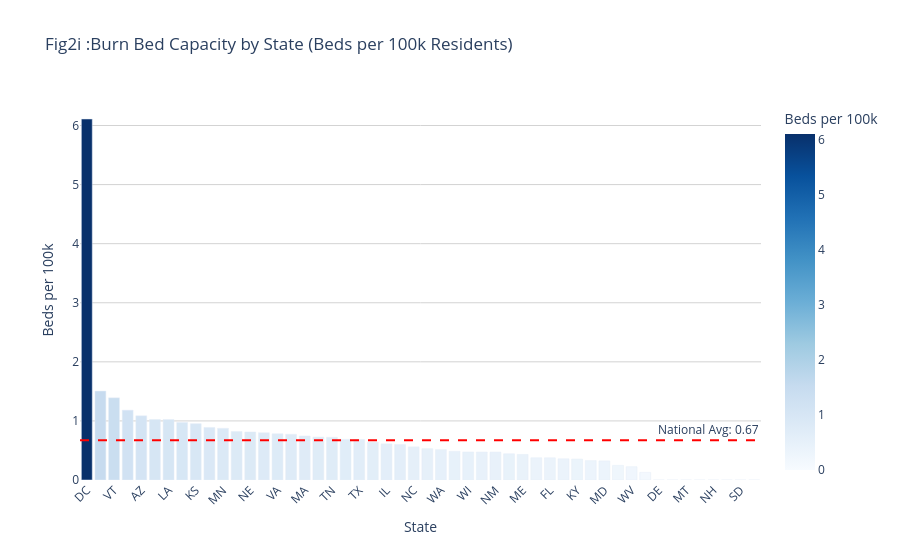

Here is the notebook cell this chart was saved with:
### Markdown cell above
Interactive fig 2

### Code cell
# Sort the dataframe for sequential plotting
state_df_sorted = state_df.sort_values('beds_per_100k', ascending=False)
national_avg = state_df['beds_per_100k'].mean()

# Create interactive bar chart
fig2i = px.bar(
    state_df_sorted,
    x='STATE',
    y='beds_per_100k',
    color='beds_per_100k',
    color_continuous_scale='Blues',
    title=' Fig2i :Burn Bed Capacity by State (Beds per 100k Residents)',
    labels={
        'beds_per_100k': 'Beds per 100k',
        'STATE': 'State',
        'total_burn_beds': 'Total Burn Beds',
        'pop_M': 'Population (Millions)'
    },
    hover_data={
        'STATE': False,
        'total_burn_beds': True,
        'pop_M': True,
        'beds_per_100k': True
    }
)

# Add national average threshold line
fig2i.add_hline(
    y=national_avg,
    line_dash="dash",
    line_color="red",
    annotation_text=f"National Avg: {national_avg:.2f}",
    annotation_position="top right"
)

# Optimize layout for readability
fig2i.update_layout(
    xaxis_tickangle=-45,
    plot_bgcolor='rgba(0,0,0,0)',
    yaxis=dict(gridcolor='lightgrey')
)

fig2i.show()
fig2i.write_html("Figure_2i.html")

### Figure 1 — Plotly figure (JSON) as saved in the notebook; plotly's stock layout.template omitted (floating-point values rounded to 4 significant figures)
{"data": [{"customdata": [[41.0, 0.671], [93.0, 6.178], [9.0, 0.647], [129.0, 10.91], [80.0, 7.359], [52.0, 5.074], [47.0, 4.59], [31.0, 3.178], [28.0, 2.937], [52.0, 5.84], [50.0, 5.717], [33.0, 4.02], [16.0, 1.967], [94.0, 11.76], [68.0, 8.683], [15.0, 1.939], [52.0, 6.982], [143.0, 19.68], [51.0, 7.051], [69.0, 10.03], [206.0, 30.03], [83.0, 12.97], [77.0, 12.58], [41.0, 6.833], [60.0, 10.7], [17.0, 3.2], [40.0, 7.785], [7.0, 1.441], [28.0, 5.895], [25.0, 5.282], [10.0, 2.113], [15.0, 3.381], [6.0, 1.385], [16.0, 4.24], [85.0, 22.61], [140.0, 39.03], [16.0, 4.512], [10.0, 3.046], [20.0, 6.165], [9.0, 3.626], [4.0, 1.775], [12.0, 9.261], [0.0, 1.018], [0.0, 0.733], [0.0, 1.122], [0.0, 2.961], [0.0, 1.395], [0.0, 0.779], [0.0, 0.909], [0.0, 1.094]], "hovertemplate": "Beds per 100k=%{marker.color}<br>Total Burn Beds=%{customdata[0]}<br>Population (Millions)=%{customdata[1]}<extra></extra>", "legendgroup": "", "marker": {"color": [6.11, 1.505, 1.391, 1.182, 1.087, 1.025, 1.024, 0.975, 0.953, 0.89, 0.875, 0.821, 0.813, 0.8, 0.783, 0.774, 0.745, 0.727, 0.723, 0.688, 0.686, 0.64, 0.612, 0.6, 0.561, 0.531, 0.514, 0.486, 0.475, 0.473, 0.473, 0.444, 0.433, 0.377, 0.376, 0.359, 0.355, 0.328, 0.324, 0.248, 0.225, 0.13, 0.0, 0.0, 0.0, 0.0, 0.0, 0.0, 0.0, 0.0], "coloraxis": "coloraxis", "pattern": {"shape": ""}}, "name": "", "orientation": "v", "showlegend": false, "textposition": "auto", "type": "bar", "x": ["DC", "MO", "VT", "GA", "AZ", "AL", "LA", "NV", "KS", "CO", "MN", "OK", "NE", "OH", "VA", "ID", "MA", "NY", "TN", "MI", "TX", "PA", "IL", "IN", "NC", "IA", "WA", "HI", "WI", "SC", "NM", "UT", "ME", "OR", "FL", "CA", "KY", "AR", "MD", "CT", "WV", "NJ", "DE", "AK", "MT", "MS", "NH", "ND", "SD", "RI"], "xaxis": "x", "y": [6.11, 1.505, 1.391, 1.182, 1.087, 1.025, 1.024, 0.975, 0.953, 0.89, 0.875, 0.821, 0.813, 0.8, 0.783, 0.774, 0.745, 0.727, 0.723, 0.688, 0.686, 0.64, 0.612, 0.6, 0.561, 0.531, 0.514, 0.486, 0.475, 0.473, 0.473, 0.444, 0.433, 0.377, 0.376, 0.359, 0.355, 0.328, 0.324, 0.248, 0.225, 0.13, 0.0, 0.0, 0.0, 0.0, 0.0, 0.0, 0.0, 0.0], "yaxis": "y"}], "layout": {"annotations": [{"showarrow": false, "text": "National Avg: 0.67", "x": 1, "xanchor": "right", "xref": "x domain", "y": 0.6708, "yanchor": "bottom", "yref": "y"}], "barmode": "relative", "coloraxis": {"colorbar": {"title": {"text": "Beds per 100k"}}, "colorscale": [[0, "rgb(247,251,255)"], [0.125, "rgb(222,235,247)"], [0.25, "rgb(198,219,239)"], [0.375, "rgb(158,202,225)"], [0.5, "rgb(107,174,214)"], [0.625, "rgb(66,146,198)"], [0.75, "rgb(33,113,181)"], [0.875, "rgb(8,81,156)"], [1, "rgb(8,48,107)"]]}, "legend": {"tracegroupgap": 0}, "plot_bgcolor": "rgba(0,0,0,0)", "shapes": [{"line": {"color": "red", "dash": "dash"}, "type": "line", "x0": 0, "x1": 1, "xref": "x domain", "y0": 0.6708, "y1": 0.6708, "yref": "y"}], "title": {"text": " Fig2i :Burn Bed Capacity by State (Beds per 100k Residents)"}, "xaxis": {"anchor": "y", "domain": [0, 1], "tickangle": -45, "title": {"text": "State"}}, "yaxis": {"anchor": "x", "domain": [0, 1], "gridcolor": "lightgrey", "title": {"text": "Beds per 100k"}}}}
